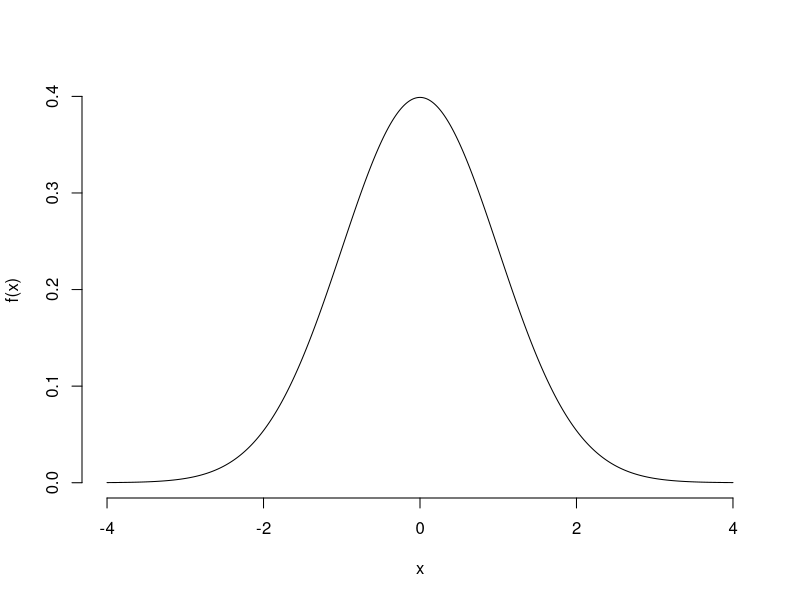
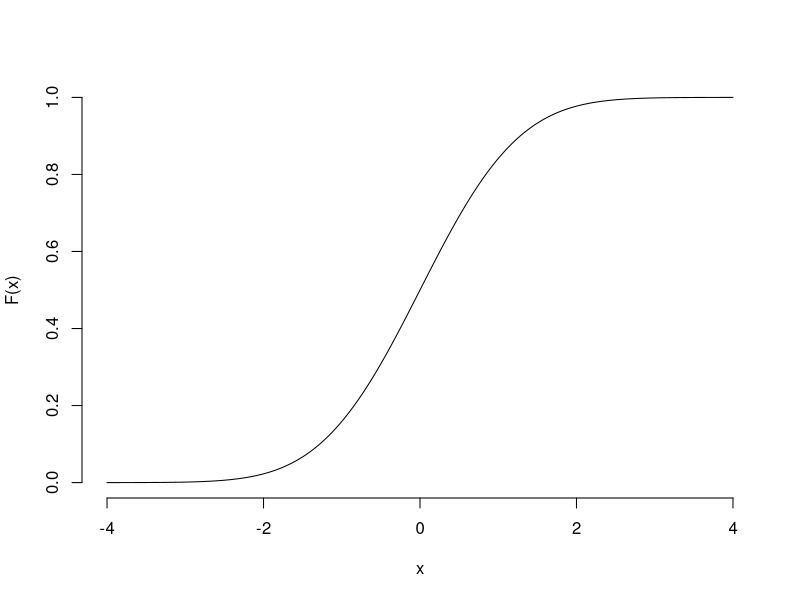
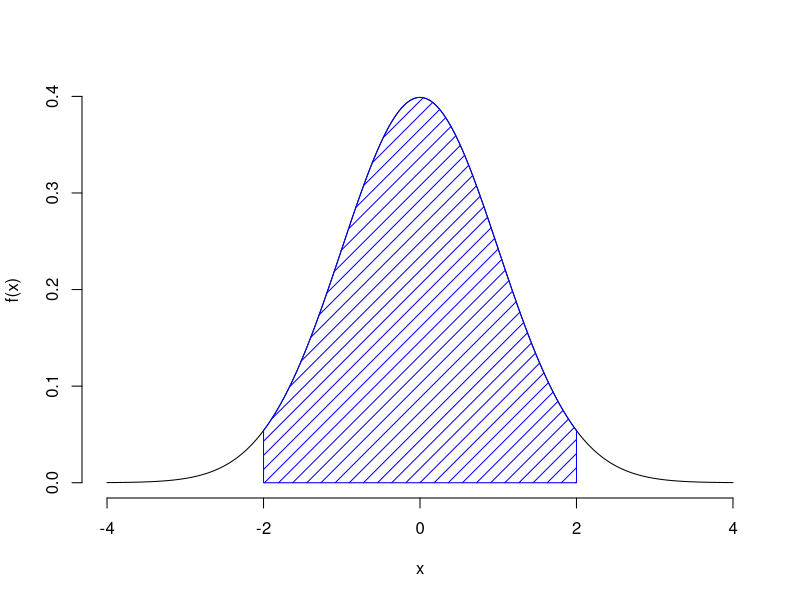
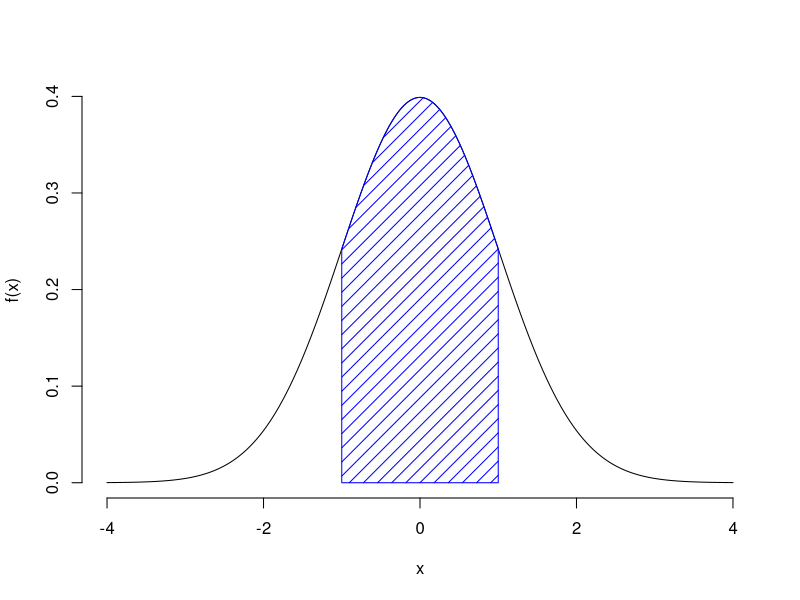
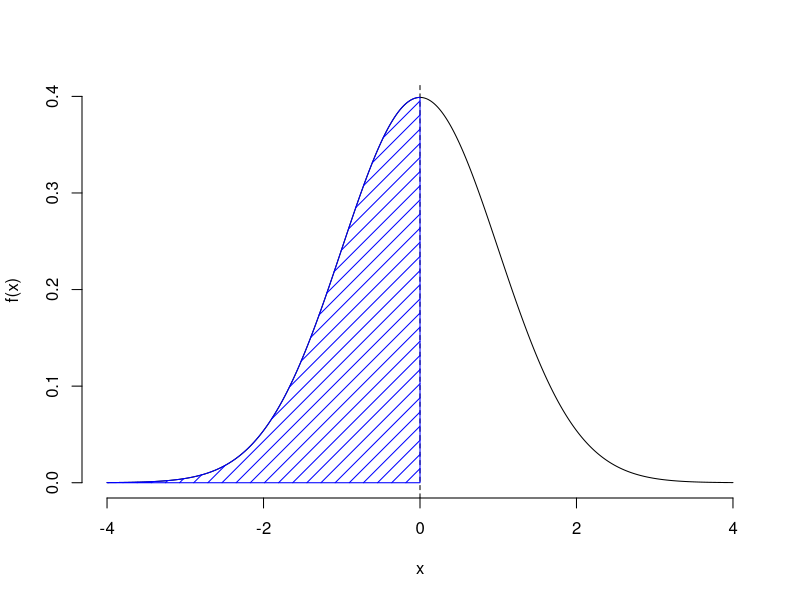
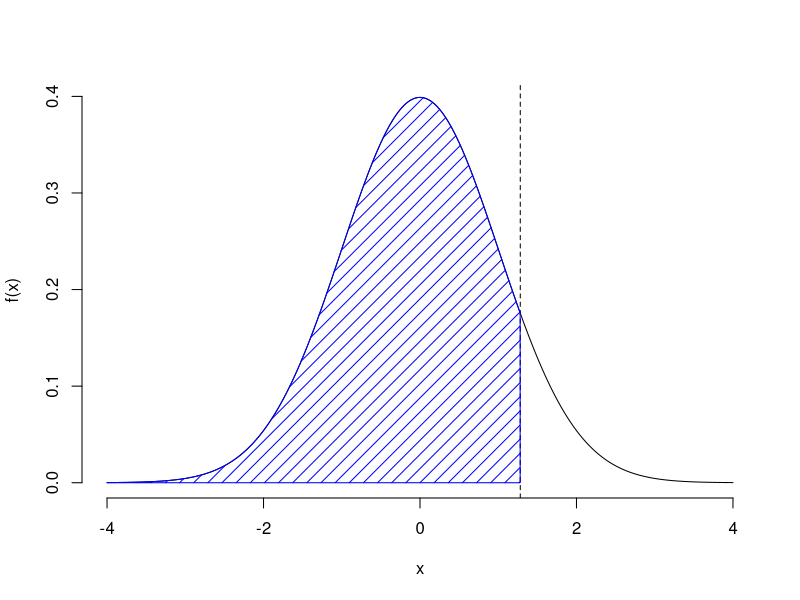
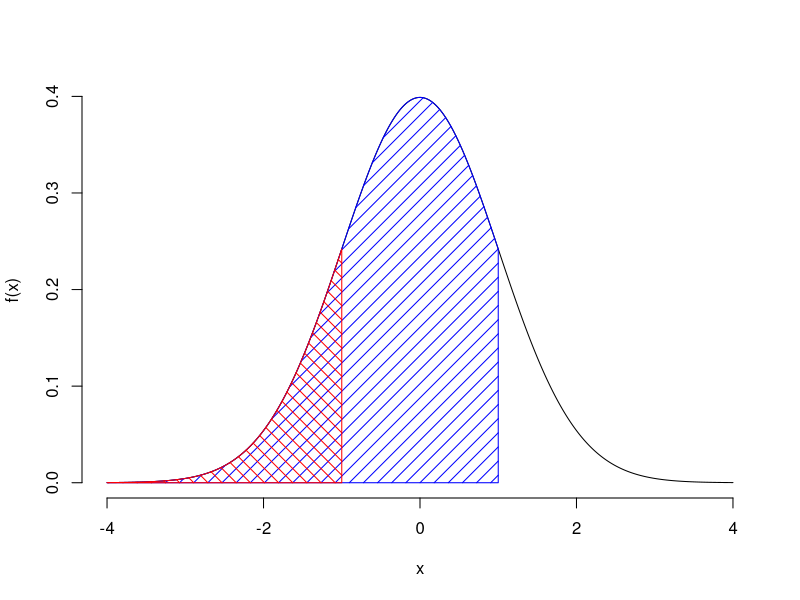
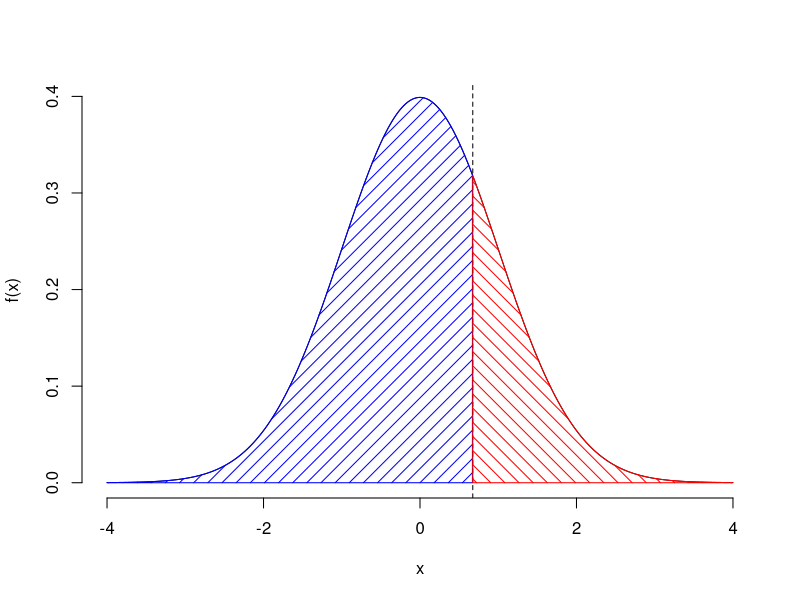

Generate these figures, in order, with R:
x <- seq(from = -4, to = 4, by = 0.01)
z <- dnorm(x)
Phi <- pnorm(x)

#Standard Normal PDF
plot(x, z, type = 'l', bty = 'n', ylab = 'f(x)')

#Standard Normal CDF
plot(x, Phi, type = 'l', bty = 'n', ylab = 'F(x)')


#Middle 95%
plot(x, z, type = 'l', bty = 'n', ylab = 'f(x)')
#abline(v = 0, lty = 2)
x.shade <- seq(from = -2, to = 2, by = 0.01)
y.shade <- dnorm(x.shade)
polygon( c(x.shade, rev(x.shade)), c(y.shade, rep(0, length(y.shade))), col = 'blue', density = 10)


#Middle 68%
plot(x, z, type = 'l', bty = 'n', ylab = 'f(x)')
#abline(v = 0, lty = 2)
x.shade <- seq(from = -1, to = 1, by = 0.01)
y.shade <- dnorm(x.shade)
polygon( c(x.shade, rev(x.shade)), c(y.shade, rep(0, length(y.shade))), col = 'blue', density = 10)


#Median
plot(x, z, type = 'l', bty = 'n', ylab = 'f(x)')
abline(v = 0, lty = 2)
x.shade <- seq(from = -4, to = 0, by = 0.01)
y.shade <- dnorm(x.shade)
polygon( c(x.shade, rev(x.shade)), c(y.shade, rep(0, length(y.shade))), col = 'blue', density = 10)


#90th percentile
plot(x, z, type = 'l', bty = 'n', ylab = 'f(x)')
abline(v = qnorm(0.9), lty = 2)
x.shade <- seq(from = -4, to = qnorm(0.9), by = 0.01)
y.shade <- dnorm(x.shade)
polygon( c(x.shade, rev(x.shade)), c(y.shade, rep(0, length(y.shade))), col = 'blue', density = 10)


#Middle 68% in two steps
plot(x, z, type = 'l', bty = 'n', ylab = 'f(x)')
x.shade <- seq(from = -4, to = 1, by = 0.01)
y.shade <- dnorm(x.shade)
polygon( c(x.shade, rev(x.shade)), c(y.shade, rep(0, length(y.shade))), col = 'blue', density = 10)
x.shade <- seq(from = -4, to = -1, by = 0.01)
y.shade <- dnorm(x.shade)
polygon( c(x.shade, rev(x.shade)), c(y.shade, rep(0, length(y.shade))), col = 'red', density = 10, angle = 135)


#Tail Probabilities
plot(x, z, type = 'l', bty = 'n', ylab = 'f(x)')
x.shade <- seq(from = -4, to = qnorm(0.75), by = 0.01)
y.shade <- dnorm(x.shade)
polygon( c(x.shade, rev(x.shade)), c(y.shade, rep(0, length(y.shade))), col = 'blue', density = 10)
x.shade <- seq(from = qnorm(0.75), to = 4, by = 0.01)
y.shade <- dnorm(x.shade)
abline(v = qnorm(0.75), lty = 2)
polygon( c(x.shade, rev(x.shade)), c(y.shade, rep(0, length(y.shade))), col = 'red', density = 10, angle = 135)

#Middle 50% with tail probabilities
plot(x, z, type = 'l', bty = 'n', ylab = 'f(x)')
x.shade <- seq(from = -qnorm(0.75), to = qnorm(0.75), by = 0.01)
y.shade <- dnorm(x.shade)
polygon( c(x.shade, rev(x.shade)), c(y.shade, rep(0, length(y.shade))), col = 'blue', density = 10)
x.shade <- seq(from = qnorm(0.75), to = 4, by = 0.01)
y.shade <- dnorm(x.shade)
#abline(v = qnorm(0.75), lty = 2)
polygon( c(x.shade, rev(x.shade)), c(y.shade, rep(0, length(y.shade))), col = 'red', density = 10, angle = 135)
x.shade <- seq(from = -4, to = -qnorm(0.75), by = 0.01)
y.shade <- dnorm(x.shade)
#abline(v = -qnorm(0.75), lty = 2)
polygon( c(x.shade, rev(x.shade)), c(y.shade, rep(0, length(y.shade))), col = 'red', density = 10, angle = 135)

#Various normal means
y1 <- dnorm(x, mean = 1, sd = 1)
y2 <- dnorm(x, mean = -1, sd = 1)
plot(x, y1, type = 'l', bty = 'n', ylab = 'f(x)', col = 'red')
points(x, z, type = 'l', col = 'black')
points(x, y2, type = 'l', col = 'blue')
legend("topleft", legend = c(expression(mu == '-1'), expression(mu == '0'), expression(mu == '1')), fill = c('blue', 'black', 'red'))

#Various std devs
y1 <- dnorm(x, sd = 1/2)
y2 <- dnorm(x, sd = 2)
plot(x, y1, type = 'l', bty = 'n', ylab = 'f(x)', col = 'red')
points(x, z, type = 'l', col = 'black')
points(x, y2, type = 'l', col = 'blue')
legend("topleft", legend = c(expression(sigma == '2'), expression(sigma == '1'), expression(sigma == '1/2')), fill = c('blue', 'black', 'red'))

#Density above 1!
y3 <- dnorm(x, sd = 1/4)
plot(x, y3, type = 'l', bty = 'n', ylab = 'f(x)')
legend('topright', expression(sigma == '0.25'))



#t-distributions
t.1 <- dt(x, df = 1)
t.3 <- dt(x, df = 3)
t.5 <- dt(x, df = 5)
plot(x, z, type = 'l', lty = 2, bty = 'n', ylab = 'f(x)')
points(x, t.3, type = 'l', col = 'red')
points(x, t.1, type = 'l', col = 'blue')
legend('topright', legend = c(expression(nu == infinity), expression(nu == '3'), expression(nu == '1')), fill = c('black', 'red', 'blue'))

#Chi-squared distribution
x.chi <- seq(from = 0, to = 35, by = 0.1)
chi4 <- dchisq(x.chi, df = 4)
chi10 <- dchisq(x.chi, df = 10)
chi20 <- dchisq(x.chi, df = 20)
plot(x.chi, chi4, type = 'l', ylab = 'f(x)', bty = 'n', xlab = 'x')
legend('topright', legend = c(expression(nu == '4'), expression(nu == '10'), expression(nu == '20')), fill = c('black', 'red', 'blue'))
points(x.chi, chi10, type = 'l', col = 'red')
points(x.chi, chi20, type = 'l', col = 'blue')



#F distribution
x.F <- seq(from = 0, to = 5, by = 0.01)
F4.40 <- df(x.F, df1 = 4, df2 = 40)
F10.40 <- df(x.F, df1 = 10, df2 = 40)
F40.40 <- df(x.F, df1 = 40, df2 = 40)
plot(x.F, F40.40, type = 'l', ylab = 'f(x)', bty = 'n', xlab = 'x', col = 'blue')
points(x.F, F10.40, type = 'l', col = 'red')
points(x.F, F4.40, type = 'l', col = 'black')
legend('topright', legend = c(expression(nu == '4, ' ~ omega == '40'), expression(nu == '10, ' ~ omega == '40'), expression(nu == '40 ' ~ omega == '40')), fill = c('black', 'red', 'blue'))
